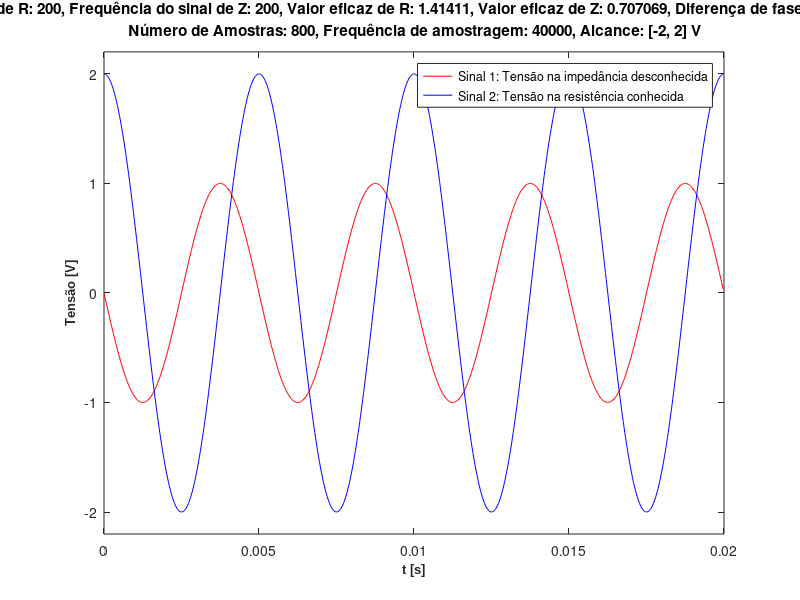

Write the MATLAB code that produced this figure.
%% INSTRUMENTAÇÃO E MEDIDAS - LABORATORIO AQUISIÇÃO DE SINAIS
%Grupo 1 L32 Daniel Dinis no. 99906, João Gonçalves no. 99995, Jorge Contente no. 102143

%Dados iniciais
A = 2; %amplitude do sinal (dada em aula)
f_sinal = 200; %frequencia do sinal (dada em aula)

%Dados iniciais para a placa
Fs = 40000; %frequencia de amostragem (dada em aula)
N_amostras = 800; %no, de amostras (dada em aula)

% -Resolucao temporal
Ts = 1/Fs;

% -Resolucao espectral
F0 = Fs/N_amostras;
T0=1/F0;

%variável no tempo e frequência
t=(0:Ts:T0-Ts)'; 
f=(0:F0:F0*(ceil(N_amostras/2)-1));

%Informacao da placa de aquisicao APAGAR
%!!!!!!!!!!!!!!!!!!!!!!!!!!!!!!!!!!!!!!!!
Nbits=12;
Amax=2;
Delta=2*Amax/(2^Nbits);
%!!!!!!!!!!!!!!!!!!!!!!!!!!!!!!!!!!!!!!!!

%% Aquisição do Sinal
%d = daq("ni");
%addinput(d,"Dev2",0:1,"Voltage");
%d.Rate = Fs;
%sn_vec =read(d,N_amostras,"OutputFormat","Matrix");
%data_t1=sn_vec(:,1); %sinal na impedância desconhecida Z 
%data_t2=sn_vec(:,2); %sinal na resistência R
%Fs=sinal.Properties.SampleRate;

% Sinais de teste 
xt1 = cos(2*pi*f_sinal*t + pi/2); %sinal da impedância
xt2 = A * cos(2*pi*f_sinal*t); %sinal da resistência
data_t1=floor(xt1/Delta)*Delta+Delta/2; %sinla na impedância desconhecida Z
data_t2=floor(xt2/Delta)*Delta+Delta/2; %sinal na resistência R
%data_t1=xt1;
%data_t2=xt2;

%% Estimação da frequência
%---> estimar frequencia do sinal 1
dataf1 = abs(fft(data_t1))/N_amostras;
[M1,Posf1]=max(dataf1(1:floor(N_amostras/2),1));
media = 0;
norm = 0;
% Caso de seja possível realizar a média ponderada:
if (Posf1>3)
    for m=Posf1-3:Posf1+3
        norm = norm + dataf1(m);
        media = media +(m-1)*dataf1(m)*F0; % (m-1)*F0 é a frequencia da harmonica e dataf(m) é a sua respectiva amplitude.
                                        %(m-1) representa o nr de "subdivisoes" até à harmonica
    end
        f_estimada1 = media/norm;
else % No caso de estar proximo da origem e não dar para fazer média ponderada:
    f_estimada1 = (Posf1-1)* F0;
end
% Período estimado
T1=1/f_estimada1; 

%---> estimar frequencia do sinal 2
dataf2 = abs(fft(data_t2))/N_amostras; 
[M2,Posf2]=max(dataf2(1:floor(N_amostras/2),1));
media = 0;
norm = 0;
% Caso seja possível efetuar a média ponderada:
if (Posf2>3)
    for m=Posf2-3:Posf2+3
        norm = norm + dataf2(m);
        media = media +(m-1)*dataf2(m)*F0; % (m-1)*F0 é a frequencia da harmonica e dataf(m) é a sua amplitude.
                                        %(m-1) representa o nr de "subdivisoes" até à harmonica
    end
        f_estimada2 = media/norm;
else % No caso de estar proximo da origem e não dar para fazer média ponderada:
    f_estimada2 = (Posf2-1)* F0;
end
% Período estimado
T2=1/f_estimada2; 

%% Calculo do Navg - media do numero de amostras util quando o numero de amostras e reduzido
%---> sinal 1
nppp = Fs/f_estimada1;   	% num de pontos por periodo			    
nperiodos=floor(N_amostras/nppp);		 % num de periodos
Navg1=nperiodos*nppp;
%---> sinal 2
nppp = Fs/f_estimada2;   	% num de pontos por periodo			    
nperiodos=floor(N_amostras/nppp);		 % num de periodos
Navg2=nperiodos*nppp;


%% Calculo do Valor eficaz do:
%---> sinal 1
data_tpower=power(data_t1,2); % Vef=sqrt(mean(abs(data_t).^2))
sum_all2=sum(data_tpower);
VrmsZ=sqrt(sum_all2/Navg1);
%---> sinal 2
data_tpower=power(data_t2,2); % Vef=sqrt(mean(abs(data_t).^2))
sum_all2=sum(data_tpower);
VrmsR=sqrt(sum_all2/Navg2);

%% Diferenca de fase (dif_fase)
dataf1=fft(data_t1);
dataf2=fft(data_t2);
dif_fase = angle(dataf1(Posf1)) - angle(dataf2(Posf2));
dif_fase=dif_fase*180/pi; %para ficar em radianos

%% Calculo da impedância
% |Z| = Vz eficaz / I, I = Vr eficaz / R
% logo |Z| = Vz eficaz * R / Vr eficaz 
R=100;
abs_Z = (VrmsZ/VrmsR)*abs(R);
arg_Z = dif_fase + angle(R); %o angulo de R neste caso vai ser nulo obviamente 

%% Criar gráfico para visualização
Amplitude=max(data_t1); %amplitude real
if (Amplitude<max(data_t2))
    Amplitude=max(data_t2);
end

subplot(111);
plot(t, data_t1,'r', t, data_t2, 'b'); 
str=sprintf('Frequência do sinal de R: %g, Frequência do sinal de Z: %g, Valor eficaz de R: %g, Valor eficaz de Z: %g, Diferença de fase dos dois sinais: %g \n Número de Amostras: %g, Frequência de amostragem: %g, Alcance: [-%g, %g] V',f_estimada2, f_estimada1, VrmsR, VrmsZ, dif_fase, N_amostras, Fs, Amax, Amax);
title(str);
xlabel('t [s]')
xl = get(gca,'xlabel');
set(xl,'FontName','Arial','FontSize',9,'FontWeight','bold');   
ylabel('Tensão [V]')
yl = get(gca,'ylabel');
set(yl,'FontName','Arial','FontSize',9,'FontWeight','bold');
legend('Sinal 1: Tensão na impedância desconhecida', 'Sinal 2: Tensão na resistência conhecida')
axis([0 T2*4 -1.1*Amplitude 1.1*Amplitude]) %[xmin xmax  ymin ymax]
